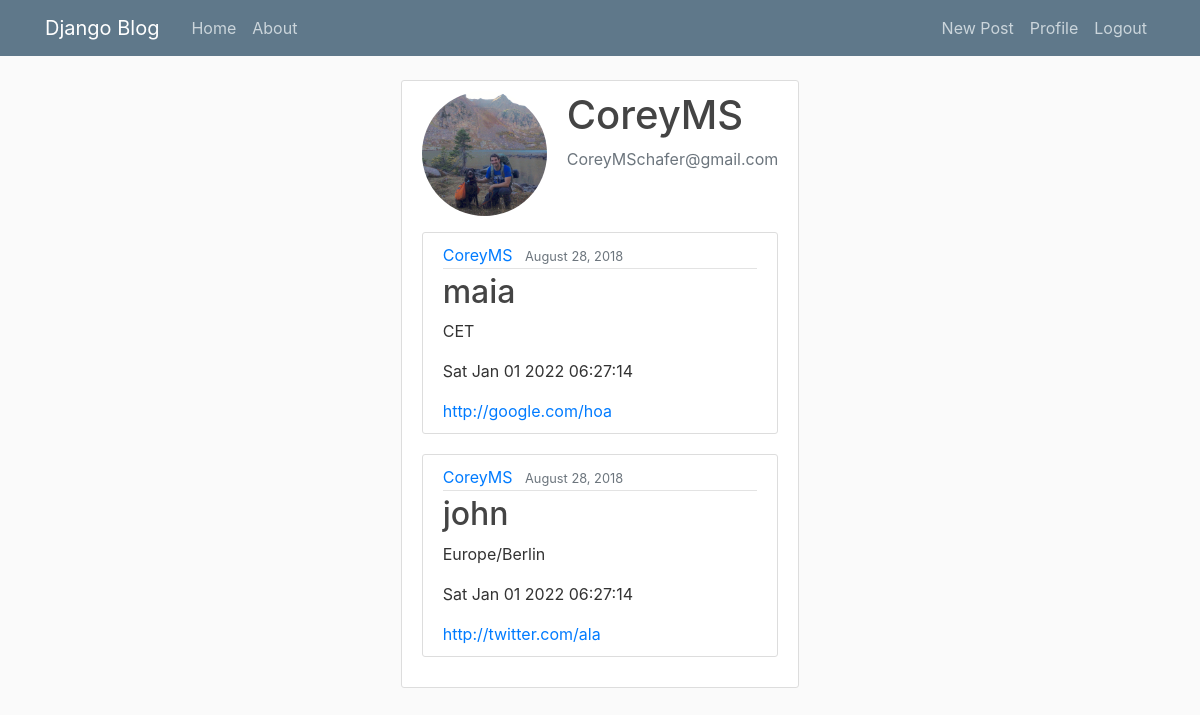
/profile/ (signed in), run on the app's committed database.
### users/models.py (models this page shows, shortened)
class Profile(models.Model):
    user = models.OneToOneField(User, on_delete=models.CASCADE)
    image = models.ImageField(default='default.jpg', upload_to='profile_pics')

### blog/models.py (models this page shows, shortened)
class Post(models.Model):
    title = models.CharField(max_length=100)
    content = models.CharField(max_length=255)
    date_posted = models.DateTimeField(default=timezone.now)
    author = models.ForeignKey(User, on_delete=models.CASCADE)
    socialmedia = models.URLField(default='',max_length=255)

### users/views.py (the view)
# urls.py: path('profile/', user_views.profile, name='profile'),
@login_required
def profile(request):
    context = {
        'posts': request.user.post_set.all()
    }
    return render(request, 'users/profile.html', context)

### users/templates/users/profile.html (shortened to what this page needs)
{% extends "blog/base.html" %}
{% load crispy_forms_tags %}
{% block content %}
    <div class="content-section">
      <div class="media">
        <img class="rounded-circle account-img" src="{{ user.profile.image.url }}">
        <div class="media-body">
          <h2 class="account-heading">{{ user.username }}</h2>
          <p class="text-secondary">{{ user.email }}</p>
        </div>
      </div>
      {% for post in posts %}
        <article class="media content-section">
          <div class="media-body">
            <div class="article-metadata">
              <a class="mr-2" href="#">{{ post.author }}</a>
              <small class="text-muted">{{ post.date_posted|date:"F d, Y" }}</small>
            </div>
            <h2><a class="article-title" href="{% url 'post-detail' post.id %}">{{ post.title }}</a></h2>
            <p class="article-content" id="tz-{{forloop.counter}}">{{ post.content }}</p>
            <p id="card-{{forloop.counter}}"></p>
            <a href="{{post.socialmedia}}">{{post.socialmedia}}</a>
          </div>
        </article>
    {% endfor %}
    </div>
{% endblock content %}

### blog/static/blog/main.css (style rules this page uses)
body { background: #fafafa; color: #333333; margin-top: 5rem; }
h1, h2, h3, h4, h5, h6 { color: #444444; }
.content-section { background: #ffffff; padding: 10px 20px; border: 1px solid #dddddd; border-radius: 3px; margin-bottom: 20px; }
.article-title { color: #444444; }
.article-content { white-space: pre-line; }
.article-metadata { padding-bottom: 1px; margin-bottom: 4px; border-bottom: 1px solid #e3e3e3 }
.account-img { height: 125px; width: 125px; margin-right: 20px; margin-bottom: 16px; }
.account-heading { font-size: 2.5rem; }

### data on the page
Post: author "CoreyMS", date_posted "August 28, 2018", title "maia", content "CET", socialmedia "http://google.com/hoa"
Post: author "CoreyMS", date_posted "August 28, 2018", title "john", content "Europe/Berlin", socialmedia "http://twitter.com/ala"

### other printed values
{{ user.username }} "CoreyMS"
{{ user.email }} "CoreyMSchafer@gmail.com"
